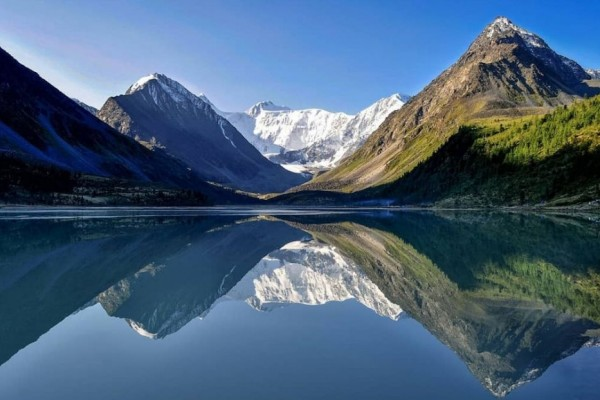
#> input picture pegunungan.jpg, 600 x 400 px
$ python Jianbo.py
#> lines starting #> are read from the running program, lines starting #| are printed output that depends on the picture
import numpy as np
import matplotlib.pyplot as plt
from skimage import data, segmentation, color, io

# Load an image (replace 'your_image.jpg' with the actual image file)
image_path = 'pegunungan.jpg'
image = io.imread(image_path)
#> image is the input picture: shape (400, 600, 3); mean R, G, B 72.4, 97.1, 121.6

# Convert the image to a 2D array (graph representation)
graph = color.rgb2gray(image)
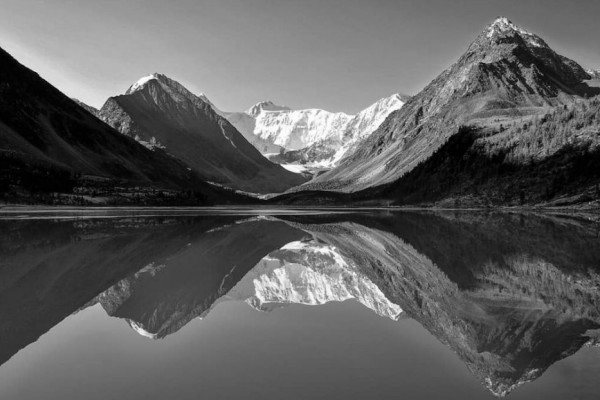
#> graph: shape (400, 600) float64; min 0, max 1, mean 0.367

# Apply Normalized Cut for image segmentation
labels = segmentation.slic(image, compactness=30, n_segments=400)
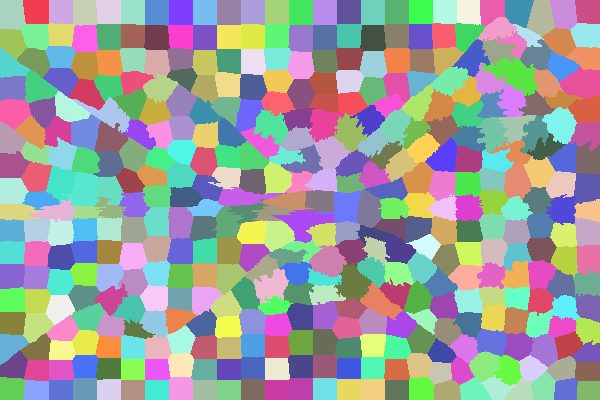
#> labels: shape (400, 600) int64; 422 distinct labels, from 1 to 422; one colour per label, 0 black
segmented_image = color.label2rgb(labels, image, kind='avg')
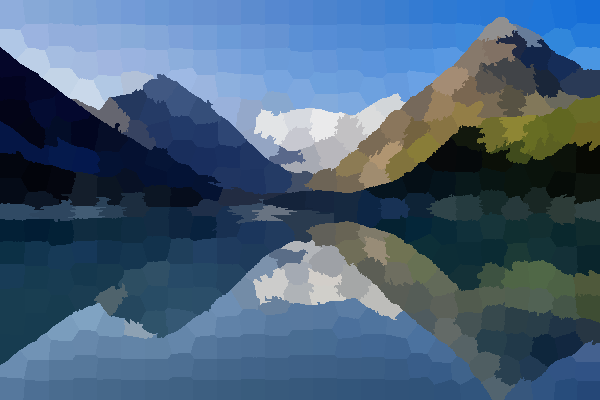
#> segmented_image: shape (400, 600, 3); mean R, G, B 71.9, 96.6, 121.1

# Display the original and segmented images
fig, (ax1, ax2) = plt.subplots(1, 2, figsize=(12, 6))

ax1.imshow(image)
ax1.set_title('Original Image')

ax2.imshow(segmented_image)
ax2.set_title('Segmented Image')

plt.show()
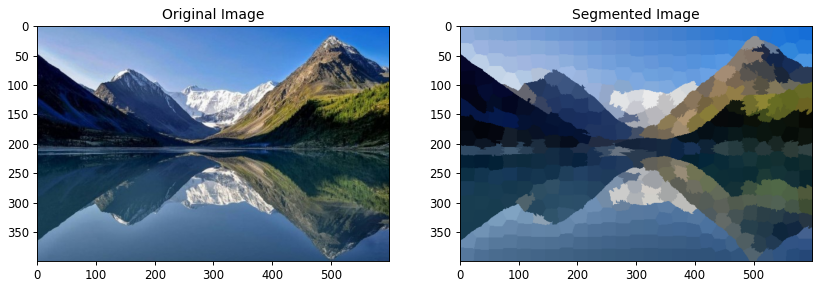
#> figure drawn by matplotlib, 2 panels

$ run again, with face-image.jpg copied over pegunungan.jpg
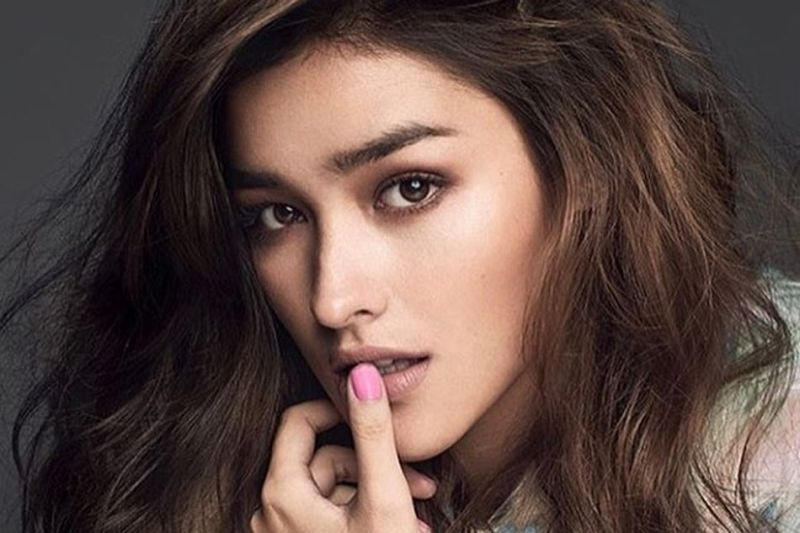
#> input picture face-image.jpg, 800 x 533 px
#> image is the input picture: shape (533, 800, 3); mean R, G, B 92.2, 72.1, 66.3
#> `labels = segmentation.slic(image, compactness=30, n_segments=400)`:
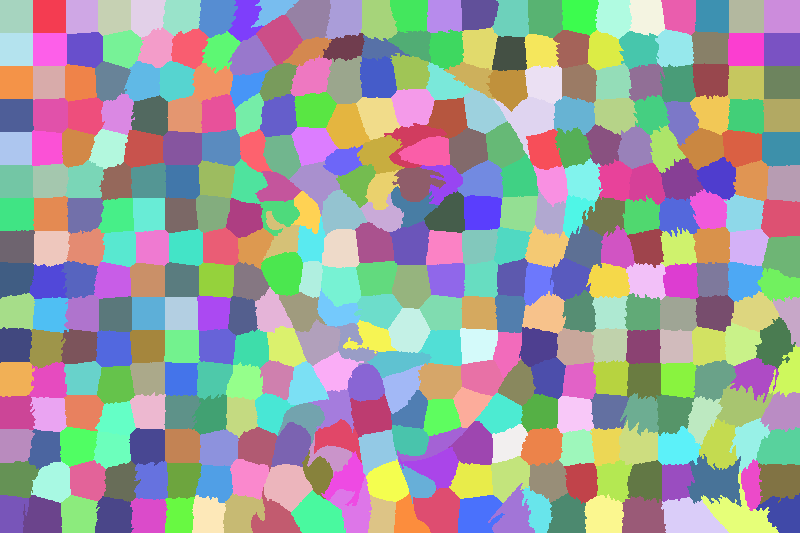
#> labels: shape (533, 800) int64; 382 distinct labels, from 1 to 382; one colour per label, 0 black
#> `plt.show()`:
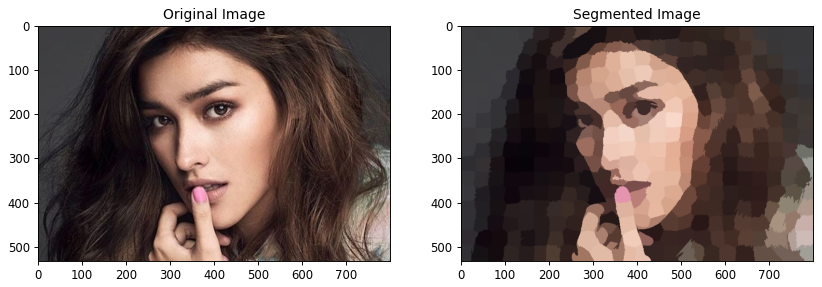
#> figure drawn by matplotlib, 2 panels

$ run again, with gambar.jpg copied over pegunungan.jpg
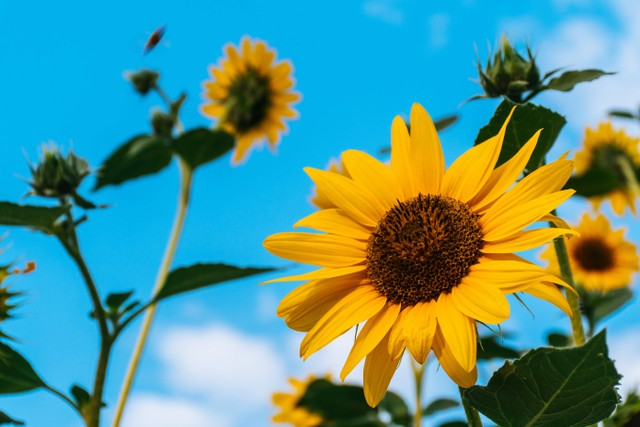
#> input picture gambar.jpg, 640 x 427 px
#> image is the input picture: shape (427, 640, 3); mean R, G, B 87.7, 148.7, 140.1
#> `labels = segmentation.slic(image, compactness=30, n_segments=400)`:
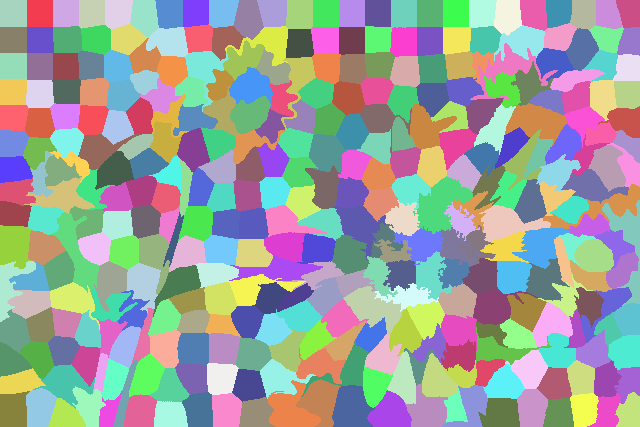
#> labels: shape (427, 640) int64; 349 distinct labels, from 1 to 349; one colour per label, 0 black
#> `plt.show()`:
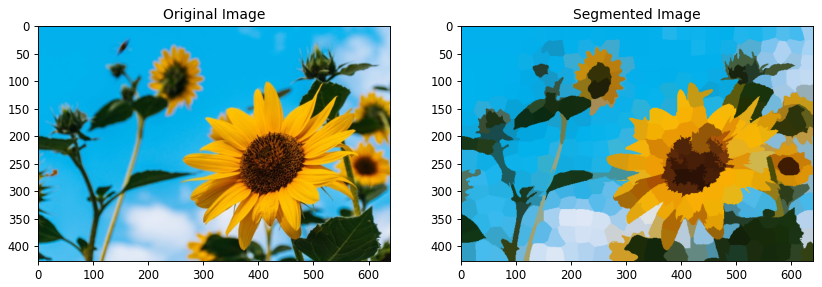
#> figure drawn by matplotlib, 2 panels

$ run again, with meting.jpg copied over pegunungan.jpg
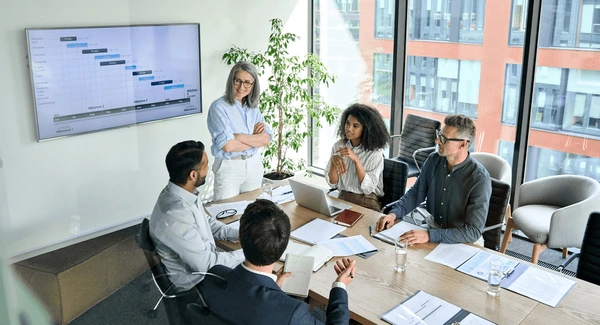
#> input picture meting.jpg, 600 x 325 px
#> image is the input picture: shape (325, 600, 3); mean R, G, B 158, 164.9, 165.7
#> `labels = segmentation.slic(image, compactness=30, n_segments=400)`:
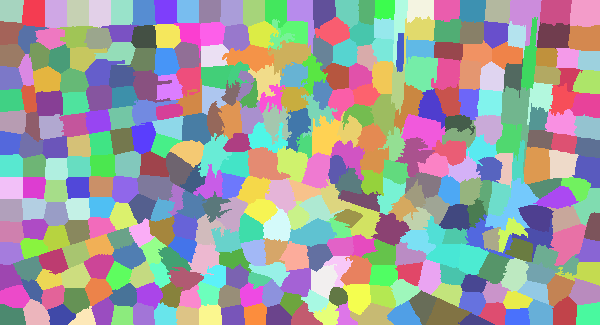
#> labels: shape (325, 600) int64; 378 distinct labels, from 1 to 378; one colour per label, 0 black
#> `plt.show()`:
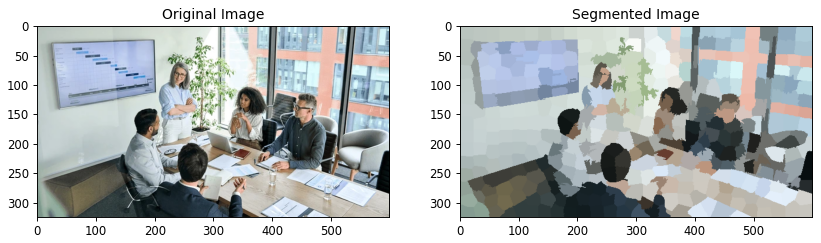
#> figure drawn by matplotlib, 2 panels
